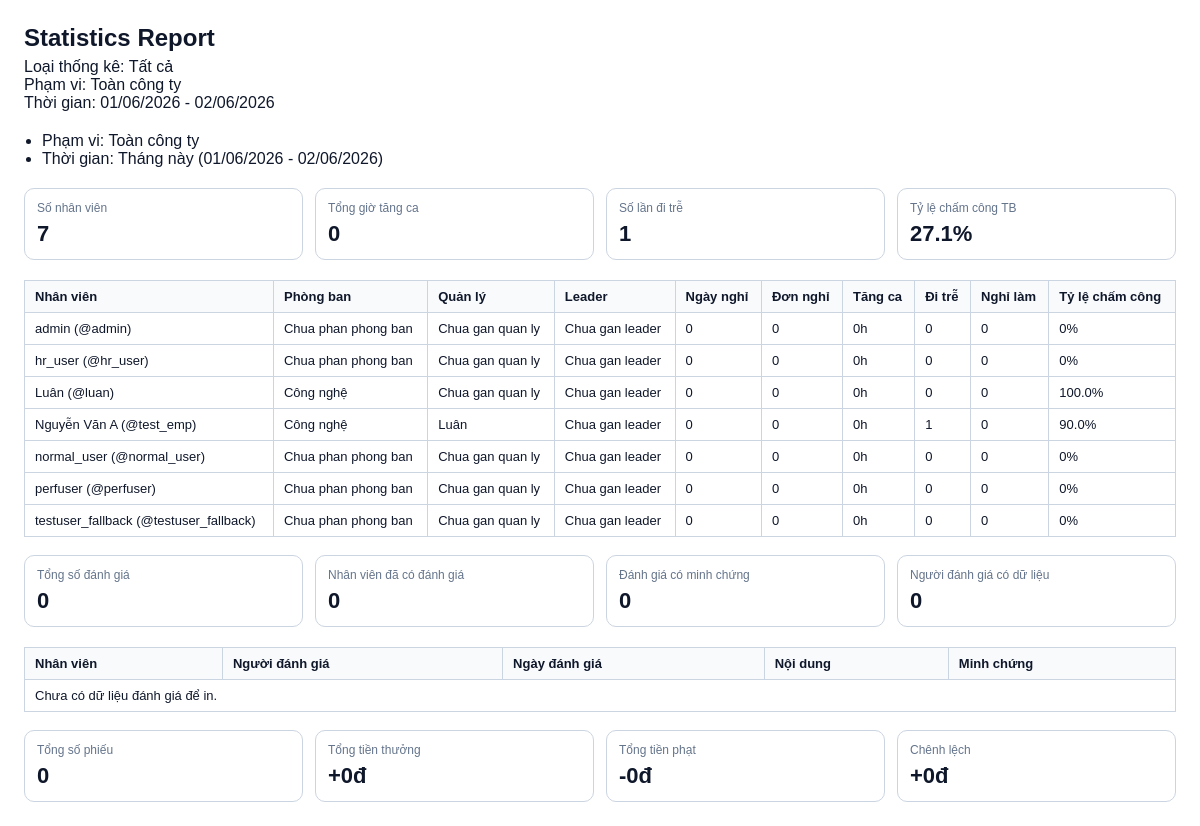
The page /statistics/print/ (signed in) on the database its author committed.
### accounts/models/account_model.py (models this page shows, shortened)
class UserProfile(models.Model):
    user = models.OneToOneField(
        User,
        on_delete=models.CASCADE,
        related_name="profile",
        help_text="Django user that owns this profile.",
    )
    role = models.ForeignKey(
        Role,
        on_delete=models.SET_NULL,
        null=True,
        blank=True,
        related_name="users",
        help_text="System role used for interface and access control.",
    )
    permissions = models.ManyToManyField(
        CustomPermission,
        blank=True,
        related_name="users",
        help_text="Custom permissions assigned independently from role.",
    )
    full_name = models.CharField(
        max_length=255,
        blank=True,
        null=True,
        default="",
        help_text="Full name from registration.",
    )
    employee_id = models.CharField(
        max_length=50,
        unique=True,
        help_text="Unique employee ID.",
    )
    class Meta:
        ordering = ["user__username"]

### employee_profiles/models/employee_work_info_model.py (models this page shows, shortened)
class EmployeeWorkInfo(models.Model):
    user = models.OneToOneField(
        User,
        on_delete=models.CASCADE,
        related_name='work_info',
        help_text="User sở hữu thông tin công việc này.",
    )
    employee_type = models.CharField(
        max_length=100,
        blank=True,
        default='',
        help_text="Loại nhân viên: Toàn thời gian, Bán thời gian, Thực tập...",
    )
    department = models.CharField(
        max_length=100,
        blank=True,
        default='',
        help_text="Phòng ban hoặc bộ phận. VD: Phòng Kinh doanh.",
    )
    position = models.CharField(
        max_length=100,
        blank=True,
        default='',
        help_text="Chức danh. VD: Chuyên viên kinh doanh.",
    )
    workplace = models.CharField(
        max_length=100,
        blank=True,
        default='',
        help_text="Nơi làm việc chính. VD: Văn phòng Hà Nội.",
    )
    probation_start = models.CharField(
        max_length=10,
        blank=True,
        default='',
        help_text="Ngày bắt đầu thử việc (DD/MM/YYYY).",
    )
    official_start_date = models.CharField(
        max_length=10,
        blank=True,
        default='',
        help_text="Ngày làm việc chính thức (DD/MM/YYYY).",
    )
    WORKING = 'working'
    PROBATION = 'probation'
    PAUSED = 'paused'
    RESIGNED = 'resigned'
    WORK_STATUS_CHOICES = [
        (WORKING, 'Đang làm việc'),
        (PROBATION, 'Đang thử việc'),
        (PAUSED, 'Tạm nghỉ'),
        (RESIGNED, 'Đã nghỉ việc'),
    ]
    work_status = models.CharField(
        max_length=30,
        blank=True,
        default='',
        choices=WORK_STATUS_CHOICES,
        help_text="Trạng thái làm việc hiện tại.",
    )
    manager_user = models.ForeignKey(
        User,
        on_delete=models.SET_NULL,
        null=True,
        blank=True,
        related_name='managed_employees',
        help_text="Quản lý trực tiếp của nhân viên này.",
    )
    leader_user = models.ForeignKey(
        User,
        on_delete=models.SET_NULL,
        null=True,
        blank=True,
        related_name='led_employees',
        help_text="Leader phụ trách nhân viên này.",
    )
    class Meta:
        ordering = ['user__username']
        verbose_name = 'Thông tin công việc'
        verbose_name_plural = 'Thông tin công việc'

### stats_reports/views/__init__.py (the view)
# urls.py: path('statistics/print/', statistics_print_view, name='statistics_print'),
@login_required
def statistics_print_view(request):
    ensure_profile(request.user)
    if not can_access_statistics(request.user):
        messages.error(request, 'Bạn không có quyền in statistics.')
        return redirect('dashboard')
    context = build_statistics_page_context(request.user, request.GET)
    return render(request, 'stats_reports/statistics_print.html', context)

### accounts/context_processors.py (called while the page is built)
def notifications(request):
    if request.user.is_authenticated:
        unread_notifications = Notification.objects.filter(
            user=request.user, is_read=False
        ).order_by('-created_at')[:5]
        unread_count = Notification.objects.filter(
            user=request.user, is_read=False
        ).count()
    else:
        unread_notifications = []
        unread_count = 0
    return {
        'unread_notifications': unread_notifications,
        'unread_count': unread_count,
    }

### accounts/services/account/account_info_service.py (called while the page is built)
def ensure_profile(user):
    try:
        return UserProfile.objects.get(user=user)
    except UserProfile.DoesNotExist:
        import uuid
        tmp_id = f"TMP-{uuid.uuid4().hex[:8].upper()}"
        return UserProfile.objects.create(user=user, employee_id=tmp_id)

def ensure_work_info(user):
    from employee_profiles.models import EmployeeWorkInfo
    work_info, created = EmployeeWorkInfo.objects.get_or_create(user=user)
    return work_info

def get_user_display_name(user):
    profile = ensure_profile(user)
    return profile.full_name or user.username

def get_department_label(user):
    work_info = ensure_work_info(user)
    return work_info.department or "Chua phan phong ban"

def get_manager_display_name(user):
    work_info = ensure_work_info(user)
    manager_user = work_info.manager_user
    if not manager_user:
        return "Chua gan quan ly"
    return get_user_display_name(manager_user)

def get_leader_display_name(user):
    work_info = ensure_work_info(user)
    leader_user = work_info.leader_user
    if not leader_user:
        return "Chua gan leader"
    return get_user_display_name(leader_user)

### accounts/services/permission/access_control_service.py (called while the page is built)
def has_admin_business_access(user):
    role_name = get_user_role_name(user)
    return role_name == Role.ADMIN or (
        user.is_authenticated and user.is_superuser and not role_name
    )

def can_access_statistics(user):
    return user_has_role(user, Role.HR, Role.MANAGER, Role.LEADER)

### accounts/services/permission/role_service.py (called while the page is built)
def get_user_role_name(user):
    if not user.is_authenticated:
        return ""
    try:
        role = user.profile.role
    except UserProfile.DoesNotExist:
        return ""
    return role.name.lower() if role and role.name else ""

def user_has_role(user, *role_names):
    normalized_roles = {role.lower() for role in role_names}
    return get_user_role_name(user) in normalized_roles

### stats_reports/services/__init__.py (called while the page is built, shortened)
def build_evaluation_statistics_rows(records, filtered_employees):
    dept_map = {u.username: get_department_label(u) for u in filtered_employees}
    rows = []
    return rows

### stats_reports/templates/stats_reports/statistics_print.html (shortened to what this page needs)
<!DOCTYPE html>
<html lang="vi">
<head>
</head>
<body>
    <div class="print-header">
        <h1>Statistics Report</h1>
        <div>Loại thống kê: {{ selected_stats_type_label }}</div>
        <div>Phạm vi: {{ scope.scope_label|default:"Không xác định" }}</div>
        <div>Thời gian: {{ time_range.date_range_text }}</div>
    </div>
    {% if statistics_sections.filter_summary %}
    <ul class="summary-list">
        {% for item in statistics_sections.filter_summary %}
        <li>{{ item }}</li>
        {% endfor %}
    </ul>
    {% endif %}
    {% if statistics_error_message %}
    <div class="empty-box">{{ statistics_error_message }}</div>
    {% else %}
    {% if selected_stats_type == 'evaluation' %}
    <div class="card-grid">
        {% for card in statistics_sections.evaluation_cards %}
        <div class="card">
            <div class="card-label">{{ card.label }}</div>
            <div class="card-value">{{ card.value }}</div>
        </div>
        {% endfor %}
    </div>
    <table>
        <thead>
            <tr>
                <th>Nhân viên</th>
                <th>Phòng ban</th>
                <th>Người đánh giá</th>
                <th>Ngày đánh giá</th>
                <th>Nội dung</th>
                <th>Minh chứng</th>
            </tr>
        </thead>
        <tbody>
            {% for row in statistics_sections.evaluation_rows %}
            <tr>
                <td>{{ row.employee_name }} (@{{ row.employee_username }})</td>
                <td>{{ row.department }}</td>
                <td>{{ row.reviewer_name }} ({{ row.reviewer_role }})</td>
                <td>{{ row.evaluation_date_display }}</td>
                <td>{{ row.evaluation_content }}</td>
                <td>{{ row.evidence_reference|default:"Không có" }}</td>
            </tr>
            {% empty %}
            <tr>
                <td colspan="6">Chưa có dữ liệu để in.</td>
            </tr>
            {% endfor %}
        </tbody>
    </table>
    {% else %}
    <div class="card-grid">
        {% for card in statistics_sections.summary_cards %}
        <div class="card">
            <div class="card-label">{{ card.label }}</div>
            <div class="card-value">{{ card.value }}</div>
        </div>
        {% endfor %}
    </div>
    <table>
        <thead>
            <tr>
                <th>Nhân viên</th>
                <th>Phòng ban</th>
                <th>Quản lý</th>
                <th>Leader</th>
                <th>Ngày nghỉ</th>
                <th>Đơn nghỉ</th>
                <th>Tăng ca</th>
                <th>Đi trễ</th>
                <th>Nghỉ làm</th>
                <th>Tỷ lệ chấm công</th>
            </tr>
        </thead>
        <tbody>
            {% for row in statistics_sections.summary_rows %}
            <tr>
                <td>{{ row.employee_name }} (@{{ row.employee_username }})</td>
                <td>{{ row.department }}</td>
                <td>{{ row.manager_name }}</td>
                <td>{{ row.leader_name }}</td>
                <td>{{ row.leave_days }}</td>
                <td>{{ row.leave_requests }}</td>
                <td>{{ row.overtime_hours }}h</td>
                <td>{{ row.late_count }}</td>
                <td>{{ row.absence_days }}</td>
                <td>{{ row.attendance_rate }}%</td>
            </tr>
            {% empty %}
            <tr>
                <td colspan="10">Chưa có dữ liệu để in.</td>
            </tr>
            {% endfor %}
        </tbody>
    </table>
    {% if selected_stats_type == 'all' %}
    <div style="height: 18px;"></div>
    <div class="card-grid">
        {% for card in statistics_sections.evaluation_cards %}
        <div class="card">
            <div class="card-label">{{ card.label }}</div>
            <div class="card-value">{{ card.value }}</div>
        </div>
        {% endfor %}
    </div>
    <table>
        <thead>
            <tr>
                <th>Nhân viên</th>
                <th>Người đánh giá</th>
                <th>Ngày đánh giá</th>
                <th>Nội dung</th>
                <th>Minh chứng</th>
            </tr>
        </thead>
        <tbody>
            {% for row in statistics_sections.evaluation_rows %}
            <tr>
                <td>{{ row.employee_name }}</td>
                <td>{{ row.reviewer_name }} ({{ row.reviewer_role }})</td>
                <td>{{ row.evaluation_date_display }}</td>
                <td>{{ row.evaluation_content }}</td>
                <td>{{ row.evidence_reference|default:"Không có" }}</td>
            </tr>
            {% empty %}
            <tr>
                <td colspan="5">Chưa có dữ liệu đánh giá để in.</td>
            </tr>
            {% endfor %}
        </tbody>
    </table>
    <div style="height: 18px;"></div>
    <div class="card-grid">
        {% for card in statistics_sections.rewards_cards %}
        <div class="card">
            <div class="card-label">{{ card.label }}</div>
            <div class="card-value">{{ card.value }}</div>
        </div>
        {% endfor %}
    </div>
    {% endif %}
    {% endif %}
    {% endif %}
</body>
</html>

### stats_reports/templates/stats_reports/statistics_print.html (style rules this page uses)
body { font-family: Arial, sans-serif; color: #0f172a; margin: 24px; }
.print-header { margin-bottom: 20px; }
.print-header h1 { margin-bottom: 6px; font-size: 24px; }
.summary-list { margin: 0 0 20px; padding-left: 18px; }
.card-grid { display: grid; grid-template-columns: repeat(4, minmax(0, 1fr)); gap: 12px; margin-bottom: 20px; }
.card { border: 1px solid #cbd5e1; border-radius: 10px; padding: 12px; }
.card-label { font-size: 12px; color: #64748b; margin-bottom: 6px; }
.card-value { font-size: 22px; font-weight: bold; }
table { width: 100%; border-collapse: collapse; }
th, td { border: 1px solid #cbd5e1; padding: 8px 10px; text-align: left; font-size: 13px; }
th { background: #f8fafc; }

### rows shown on the page
UserProfile: employee_name "admin"
UserProfile: employee_name "Luân", manager_name "Luân"
EmployeeWorkInfo: department "Công nghệ"
UserProfile: employee_name "Nguyễn Văn A"
EmployeeWorkInfo: department "Công nghệ"

### other values the page prints
{{ selected_stats_type_label }} "Tất cả"
{{ scope.scope_label|default:"Không xác định" }} "Toàn công ty"
{{ time_range.date_range_text }} "01/06/2026 - 02/06/2026"
{{ item }} "Phạm vi: Toàn công ty" "Thời gian: Tháng này (01/06/2026 - 02/06/2026)"
{{ card.label }} "Số nhân viên" "Tổng giờ tăng ca" "Số lần đi trễ" "Tỷ lệ chấm công TB"
{{ card.value }} "7" "0" "1" "27.1%"
{{ row.employee_username }} "admin" "hr_user" "luan" "test_emp" "normal_user" "perfuser" "testuser_fallback"
{{ row.department }} "Chua phan phong ban" "Chua phan phong ban" "Chua phan phong ban" "Chua phan phong ban" "Chua phan phong ban"
{{ row.manager_name }} "Chua gan quan ly" "Chua gan quan ly" "Chua gan quan ly" "Chua gan quan ly" "Chua gan quan ly" "Chua gan quan ly"
{{ row.leader_name }} "Chua gan leader" "Chua gan leader" "Chua gan leader" "Chua gan leader" "Chua gan leader" "Chua gan leader" "Chua gan leader"
{{ row.leave_days }} "0" "0" "0" "0" "0" "0" "0"
{{ row.leave_requests }} "0" "0" "0" "0" "0" "0" "0"
{{ row.overtime_hours }} "0" "0" "0" "0" "0" "0" "0"
{{ row.late_count }} "0" "0" "0" "1" "0" "0" "0"
{{ row.absence_days }} "0" "0" "0" "0" "0" "0" "0"
